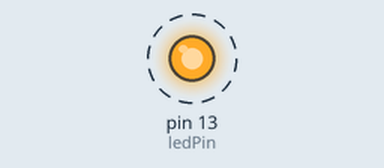
Bench run of a sketch on a simulated Arduino Uno, built with avr-gcc and run on an emulated ATmega328P. On the bench: output pins drawn as LEDs (lit = HIGH). Dashed ring = blinking.

Above: at 0.5 s.
Timing chart, 0 to 4.6 s (numbered marks = the images above):
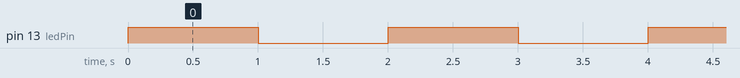

The sketch:

EX7.2.ino
```cpp
const int ledPin = 13; // Defineix el pin del LED

void setup() {
  pinMode(ledPin, OUTPUT); // Configura el pin com a sortida
}

void loop() {
  for (int contador = 0; contador < 30; contador++) {
    digitalWrite(ledPin, HIGH); // Encén el LED
    delay(1000); // Espera 1 segon
    digitalWrite(ledPin, LOW); // Apaga el LED
    delay(1000); // Espera 1 segon
  }
}
```

Measured:
- by itself, pin 13 (ledPin): alternates HIGH for 1.0 s and LOW for 1.0 s
